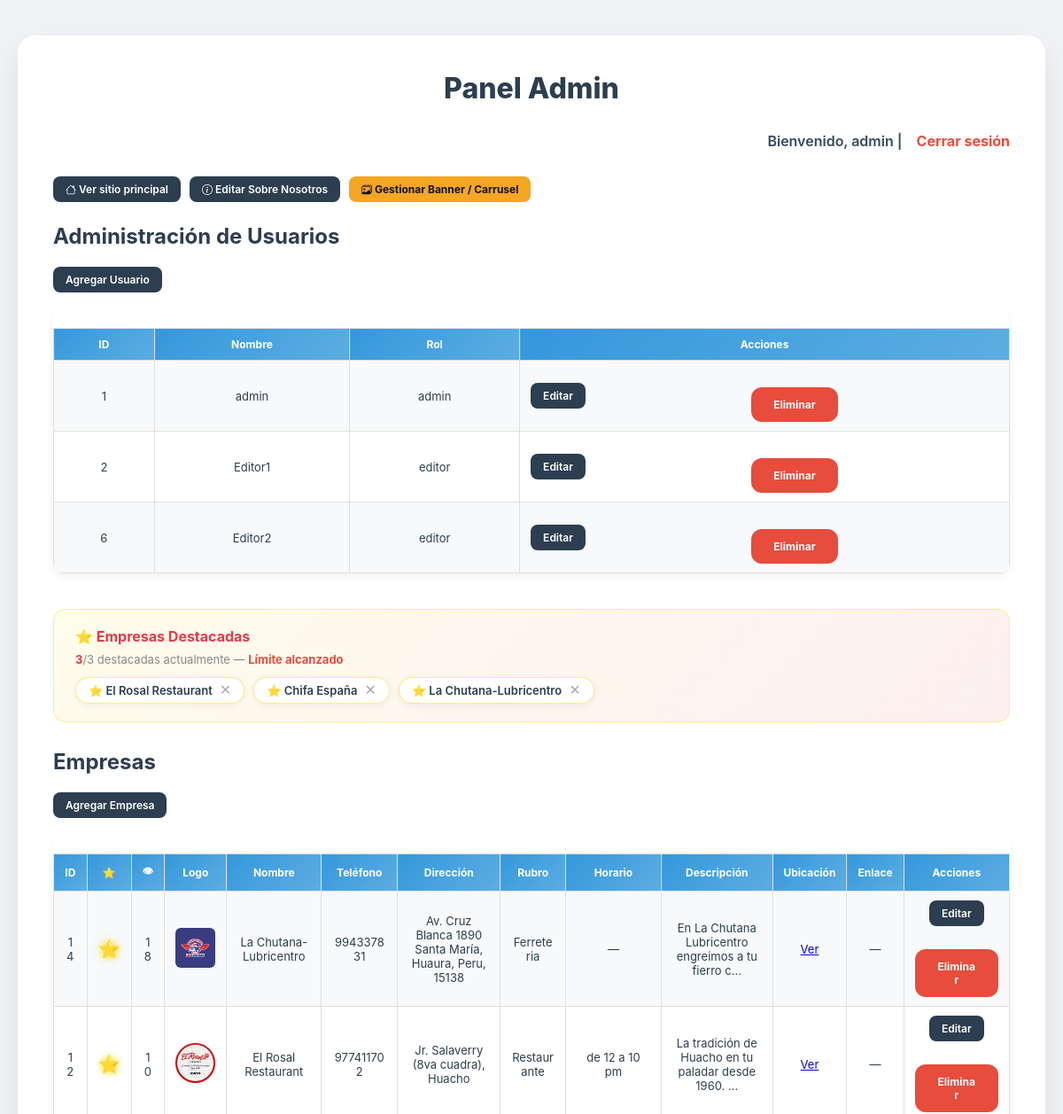
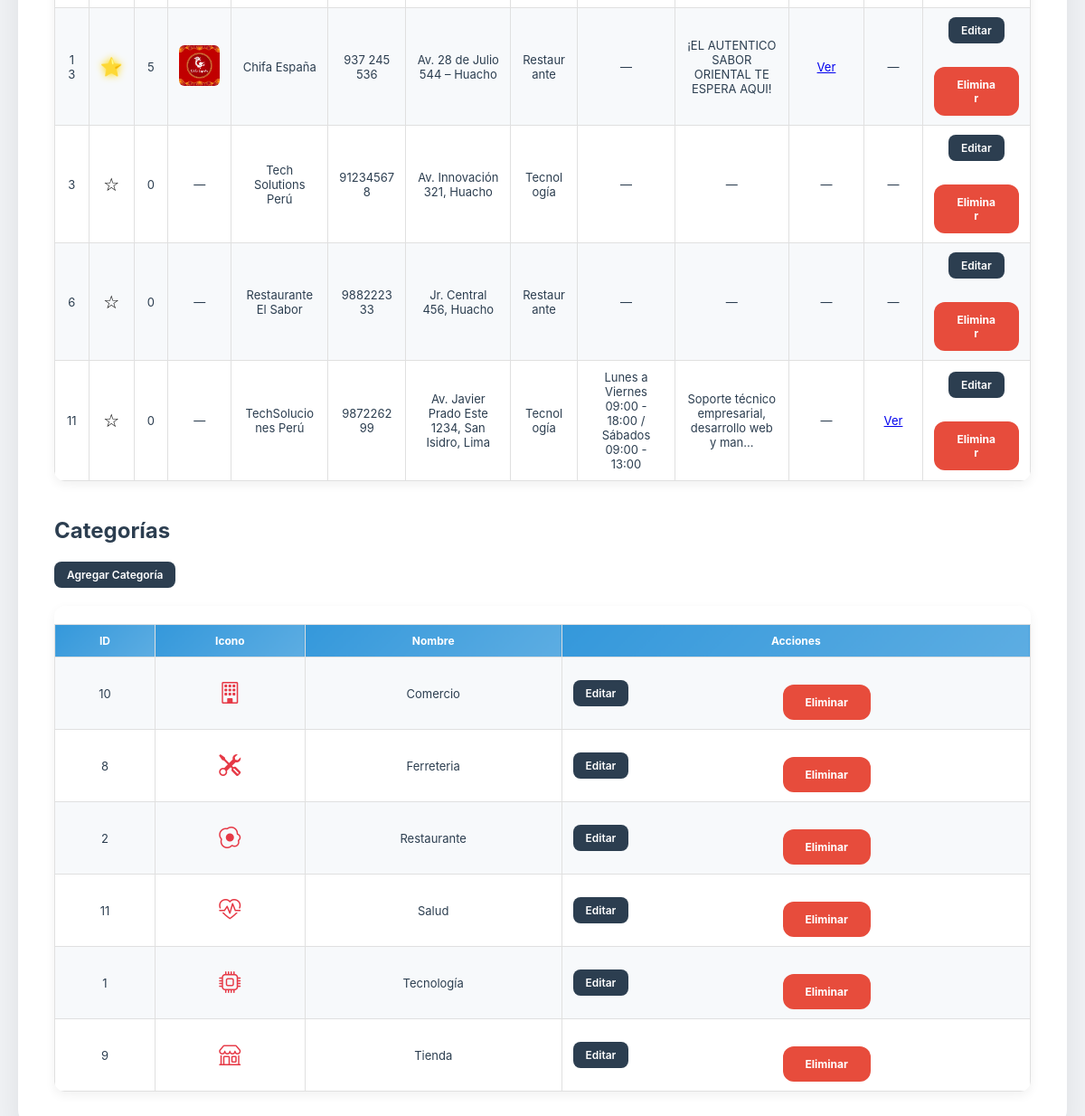
Page /login/admin.php (signed in) on the committed database (2 pictures, top to bottom).
### tables this page shows
CREATE TABLE `usuarios` (
  `id_usuario` int(11) NOT NULL,
  `nombre` varchar(100) NOT NULL,
  `email` varchar(255) DEFAULT NULL,
  `contraseña_hash` varchar(255) NOT NULL,
  `rol` enum('admin','editor','viewer') DEFAULT 'viewer',
  `fecha_registro` timestamp NOT NULL DEFAULT current_timestamp()
);

CREATE TABLE `empresas` (
  `id_empresa` int(11) NOT NULL,
  `logo` varchar(255) DEFAULT NULL,
  `nombre` varchar(150) NOT NULL,
  `email` varchar(100) DEFAULT NULL,
  `telefono` varchar(20) DEFAULT NULL,
  `direccion` varchar(200) DEFAULT NULL,
  `id_categoria` int(11) DEFAULT NULL,
  `fecha_registro` timestamp NOT NULL DEFAULT current_timestamp(),
  `horario` varchar(100) DEFAULT NULL,
  `descripcion` text DEFAULT NULL,
  `ubicacion_link` varchar(500) DEFAULT NULL,
  `link_empresa` varchar(255) DEFAULT NULL,
  `vistas` int(11) DEFAULT 0,
  `destacada` tinyint(1) DEFAULT 0,
  `facebook` varchar(255) DEFAULT NULL
);

CREATE TABLE `categorias` (
  `id_categoria` int(11) NOT NULL,
  `nombre` varchar(100) NOT NULL,
  `descripcion` text DEFAULT NULL,
  `icono` varchar(50) DEFAULT 'bi-briefcase'
);

### login/admin.php (the view, shortened to what this page needs)
<?php
include '../db.php';
$rol = $_SESSION['rol'];
?>
<!DOCTYPE html>
<html lang="es">
<head>
<link rel="stylesheet" href="/guiaempresarial.pe/assets/css/login.css">
<link rel="stylesheet" href="https://cdn.jsdelivr.net/npm/bootstrap-icons@1.11.3/font/bootstrap-icons.min.css">
</head>
<body>
<div class="panel-container">
<section class="panel">
<h1 class="panel-title">Panel <?= ucfirst($rol) ?></h1>
<div class="usuario-info">
    Bienvenido, <?= htmlspecialchars($_SESSION['usuario']) ?> |
    <a href="cerrar.php">Cerrar sesión</a>
</div>
<div style="display:flex;flex-wrap:wrap;gap:10px;margin-bottom:24px;">
    <a href="/guiaempresarial.pe/index.php" class="btn">
        <i class="bi bi-house"></i> Ver sitio principal
    </a>
    <a href="editar_sobre.php" class="btn">
        <i class="bi bi-info-circle"></i> Editar Sobre Nosotros
    </a>
    <a href="gestionar_banner.php" class="btn" style="background:#f5a623;color:#111;font-weight:700;">
        <i class="bi bi-images"></i> Gestionar Banner / Carrusel
    </a>
</div>
<h2>Administración de Usuarios</h2><br>
<a href="agregar.php" class="btn">Agregar Usuario</a>
<br><br>
<div class="table-wrap">
<table>
<tr>
    <th>ID</th>
    <th>Nombre</th>
    <th>Rol</th>
    <th>Acciones</th>
</tr>
<?php
$res = $conexion->query("SELECT id_usuario, nombre, rol FROM usuarios");
while ($fila = $res->fetch_assoc()):
?>
<tr>
    <td><?= $fila['id_usuario'] ?></td>
    <td><?= htmlspecialchars($fila['nombre']) ?></td>
    <td><?= htmlspecialchars($fila['rol']) ?></td>
    <td>
        <div class="acciones">
            <a href="editar_usuario.php?id=<?= $fila['id_usuario'] ?>" class="btn">Editar</a>
            <a href="eliminar_usuario.php?id=<?= $fila['id_usuario'] ?>"
               class="btn btn-danger"
               onclick="return confirm('¿Eliminar este usuario?');">Eliminar</a>
        </div>
    </td>
</tr>
<?php endwhile; ?>
</table>
</div>
<br><br>
<?php
$res_dest   = $conexion->query("SELECT id_empresa, nombre FROM empresas WHERE destacada=1");
$total_dest = $res_dest->num_rows;
?>
<div class="destacadas-section">
    <h3>⭐ Empresas Destacadas</h3>
    <p class="contador-dest">
        <span><?= $total_dest ?></span>/3 destacadas actualmente
        <?= $total_dest >= 3 ? '— <strong style="color:#e74c3c">Límite alcanzado</strong>' : '' ?>
    </p>
    <?php if ($total_dest > 0): ?>
    <div class="destacadas-lista">
        <?php while ($d = $res_dest->fetch_assoc()): ?>
        <div class="destacada-chip" id="chip-<?= $d['id_empresa'] ?>">
            ⭐ <?= htmlspecialchars($d['nombre']) ?>
            <button onclick="toggleDestacada(<?= $d['id_empresa'] ?>, 'quitar')" title="Quitar">✕</button>
        </div>
        <?php endwhile; ?>
    </div>
    <?php else: ?>
    <p style="color:#aaa;font-size:13px;">No hay empresas destacadas. Haz clic en ☆ en la tabla para destacar una.</p>
    <?php endif; ?>
</div>
<h2>Empresas</h2><br>
<a href="agregar_empresa.php" class="btn">Agregar Empresa</a>
<br><br>
<div class="table-wrap">
<table>
<tr>
    <th>ID</th>
    <th>⭐</th>
    <th>👁</th>
    <th>Logo</th>
    <th>Nombre</th>
    <th>Teléfono</th>
    <th>Dirección</th>
    <th>Rubro</th>
    <th>Horario</th>
    <th>Descripción</th>
    <th>Ubicación</th>
    <th>Enlace</th>
    <th>Acciones</th>
</tr>
<?php
$res = $conexion->query("
    SELECT e.id_empresa, e.logo, e.nombre, e.telefono, e.direccion,
           e.descripcion, e.horario, e.ubicacion_link, e.link_empresa,
           e.destacada, e.vistas, c.nombre AS categoria
    FROM empresas e
    JOIN categorias c ON e.id_categoria = c.id_categoria
    ORDER BY e.destacada DESC, e.vistas DESC
");
while ($fila = $res->fetch_assoc()):
?>
<tr id="fila-<?= $fila['id_empresa'] ?>">
    <td><?= $fila['id_empresa'] ?></td>
    <td>
        <button class="btn-estrella <?= $fila['destacada'] ? 'activa' : '' ?>"
                onclick="toggleDestacada(<?= $fila['id_empresa'] ?>, '<?= $fila['destacada'] ? 'quitar' : 'destacar' ?>')"
                title="<?= $fila['destacada'] ? 'Quitar destacada' : 'Destacar' ?>">
            <?= $fila['destacada'] ? '⭐' : '☆' ?>
        </button>
    </td>
    <td><?= number_format($fila['vistas']) ?></td>
    <td>
        <?php if (!empty($fila['logo'])): ?>
        <img src="/guiaempresarial.pe/assets/img/<?= htmlspecialchars($fila['logo']) ?>"
             style="width:45px;height:45px;object-fit:cover;border-radius:6px;">
        <?php else: ?>—<?php endif; ?>
    </td>
    <td><?= htmlspecialchars($fila['nombre']) ?></td>
    <td><?= htmlspecialchars($fila['telefono'] ?? '—') ?></td>
    <td><?= htmlspecialchars($fila['direccion'] ?? '—') ?></td>
    <td><?= htmlspecialchars($fila['categoria']) ?></td>
    <td><?= !empty($fila['horario']) ? htmlspecialchars($fila['horario']) : '—' ?></td>
    <td><?= !empty($fila['descripcion']) ? htmlspecialchars(mb_strimwidth($fila['descripcion'], 0, 50, '…')) : '—' ?></td>
    <td>
        <?php if (!empty($fila['ubicacion_link'])): ?>
        <a href="<?= htmlspecialchars($fila['ubicacion_link']) ?>" target="_blank">Ver</a>
        <?php else: ?>—<?php endif; ?>
    </td>
    <td>
        <?php if (!empty($fila['link_empresa'])): ?>
        <a href="<?= htmlspecialchars($fila['link_empresa']) ?>" target="_blank">Ver</a>
        <?php else: ?>—<?php endif; ?>
    </td>
    <td>
        <div class="acciones">
            <a href="editar.php?id=<?= $fila['id_empresa'] ?>" class="btn">Editar</a>
            <a href="eliminar.php?id=<?= $fila['id_empresa'] ?>" class="btn btn-danger"
               onclick="return confirm('¿Eliminar esta empresa?');">Eliminar</a>
        </div>
    </td>
</tr>
<?php endwhile; ?>
</table>
</div>
<br><br>
<h2>Categorías</h2><br>
<a href="agregar_categoria.php" class="btn">Agregar Categoría</a>
<br><br>
<div class="table-wrap">
<table>
<tr>
    <th>ID</th>
    <th>Icono</th>
    <th>Nombre</th>
    <th>Acciones</th>
</tr>
<?php
$res_cat = $conexion->query("SELECT * FROM categorias ORDER BY nombre ASC");
while ($cat = $res_cat->fetch_assoc()):
?>
<tr>
    <td><?= $cat['id_categoria'] ?></td>
    <td style="font-size:22px;">
        <i class="bi <?= htmlspecialchars($cat['icono'] ?? 'bi-briefcase') ?>"></i>
    </td>
    <td><?= htmlspecialchars($cat['nombre']) ?></td>
    <td>
        <div class="acciones">
            <a href="editar_categoria.php?id=<?= $cat['id_categoria'] ?>" class="btn">Editar</a>
            <a href="eliminar_categoria.php?id=<?= $cat['id_categoria'] ?>" class="btn btn-danger"
               onclick="return confirm('¿Eliminar esta categoría?');">Eliminar</a>
        </div>
    </td>
</tr>
<?php endwhile; ?>
</table>
</div>
</section>
</div>
</body>
</html>

### assets/css/login.css (style rules this page uses)
* { margin: 0; padding: 0; box-sizing: border-box; }
body { font-family: 'Inter', sans-serif; background: #f0f2f5; min-height: 100vh; color: #2c3e50; display: flex; flex-direction: column; }
.panel-container { display: flex; justify-content: center; padding: 40px 20px; }
.panel { width: 100%; max-width: 1400px; background: #ffffff; border-radius: 20px; box-shadow: 0 15px 35px rgba(0,0,0,0.08); padding: 40px; }
.panel-title { text-align: center; font-size: 32px; margin-bottom: 30px; font-weight: 800; color: #2c3e50; }
.usuario-info { text-align: right; margin-bottom: 30px; font-weight: 600; color: #34495e; }
.usuario-info a { text-decoration: none; margin-left: 12px; color: #e74c3c; font-weight: 700; transition: all 0.3s ease; }
.panel table { width: 100%; border-collapse: collapse; margin-top: 20px; font-size: 13px; table-layout: auto; }
.panel table th, .panel table td { padding: 10px 12px; border: 1px solid #e0e0e0; text-align: center; vertical-align: middle; word-break: break-word; max-width: 180px; }
.panel table th { background: linear-gradient(135deg, #3498db, #5dade2); color: #fff; font-weight: 700; font-size: 12px; white-space: nowrap; }
.panel table tr:nth-child(even) { background-color: #f7f9fb; }
.table-wrap { width: 100%; overflow-x: auto; border-radius: 12px; box-shadow: 0 4px 12px rgba(0,0,0,0.06); }
.panel .btn { padding: 7px 14px; border: none; border-radius: 8px; background: #2c3e50; color: #ffffff; font-weight: 600; font-size: 12px; cursor: pointer; text-decoration: none; transition: all 0.3s ease; display: inline-block; }
.panel .btn-danger { background-color: #e74c3c; color: #fff; }
.acciones { display: flex; flex-direction: row; gap: 6px; justify-content: center; align-items: center; flex-wrap: wrap; }
.panel table .bi { font-size: 24px; color: #E63946; }
.panel a.btn-danger { display: inline-block; text-align: center; margin: 20px auto 0 auto; padding: 12px 25px; background: #e74c3c; color: #fff; border-radius: 12px; text-decoration: none; font-weight: 700; transition: all 0.3s ease; }
.destacadas-section { background: linear-gradient(135deg, rgba(247,220,5,0.08), rgba(230,57,70,0.08)); border: 1px solid rgba(247,220,5,0.4); border-radius: 14px; padding: 20px 24px; margin-bottom: 30px; }
.destacadas-section h3 { color: #E63946; margin-bottom: 8px; font-size: 16px; }
.contador-dest { font-size: 13px; color: #888; margin-bottom: 12px; }
.contador-dest span { font-weight: 700; color: #E63946; }
.destacadas-lista { display: flex; flex-wrap: wrap; gap: 10px; }
.destacada-chip { display: flex; align-items: center; gap: 8px; background: #fff; border: 1px solid rgba(247,220,5,0.5); border-radius: 30px; padding: 6px 14px; font-size: 13px; font-weight: 600; box-shadow: 0 2px 8px rgba(0,0,0,0.06); }
.destacada-chip button { background: none; border: none; cursor: pointer; color: #aaa; font-size: 16px; line-height: 1; padding: 0; transition: 0.2s; }
.btn-estrella { background: none; border: none; cursor: pointer; font-size: 20px; padding: 0; transition: transform 0.2s; line-height: 1; }
.btn-estrella.activa { filter: drop-shadow(0 0 4px gold); }

### rows in the picture
usuarios: id_usuario "1", nombre "admin", rol "admin"
usuarios: id_usuario "2", nombre "Editor1", rol "editor"
usuarios: id_usuario "6", nombre "Editor2", rol "editor"
empresas: nombre "El Rosal Restaurant", id_empresa "12", vistas "10", logo (picture), telefono "977411702", direccion "Jr. Salaverry (8va cuadra), Huacho", id_categoria.nombre "Restaurante", horario "de 12 a 10 pm", descripcion "La tradición de Huacho en tu paladar desde 1960. …"
empresas: nombre "Chifa España", id_empresa "13", vistas "5", logo (picture), telefono "937 245 536", direccion "Av. 28 de Julio 544 – Huacho", id_categoria.nombre "Restaurante", descripcion "¡EL AUTENTICO SABOR ORIENTAL TE ESPERA AQUI!"
empresas: nombre "La Chutana-Lubricentro", id_empresa "14", vistas "18", logo (picture), telefono "994337831", direccion "Av. Cruz Blanca 1890 Santa María, Huaura, Peru, 15138", id_categoria.nombre "Ferreteria", descripcion "En La Chutana Lubricentro engreimos a tu fierro c…"
empresas: id_empresa "3", vistas "0", nombre "Tech Solutions Perú", telefono "912345678", direccion "Av. Innovación 321, Huacho", id_categoria.nombre "Tecnología"
empresas: id_empresa "6", vistas "0", nombre "Restaurante El Sabor", telefono "988222333", direccion "Jr. Central 456, Huacho", id_categoria.nombre "Restaurante"
empresas: id_empresa "11", vistas "0", nombre "TechSoluciones Perú", telefono "987226299", direccion "Av. Javier Prado Este 1234, San Isidro, Lima", id_categoria.nombre "Tecnología", horario "Lunes a Viernes 09:00 - 18:00 / Sábados 09:00 - 13:00", descripcion "Soporte técnico empresarial, desarrollo web y man…"
categorias: id_categoria "10", nombre "Comercio"
categorias: id_categoria "8", nombre "Ferreteria"
categorias: id_categoria "2", nombre "Restaurante"
categorias: id_categoria "11", nombre "Salud"
categorias: id_categoria "1", nombre "Tecnología"
categorias: id_categoria "9", nombre "Tienda"

### other values in the picture
$rol "Admin"
$_SESSION['usuario'] "admin"
$total_dest "3"
